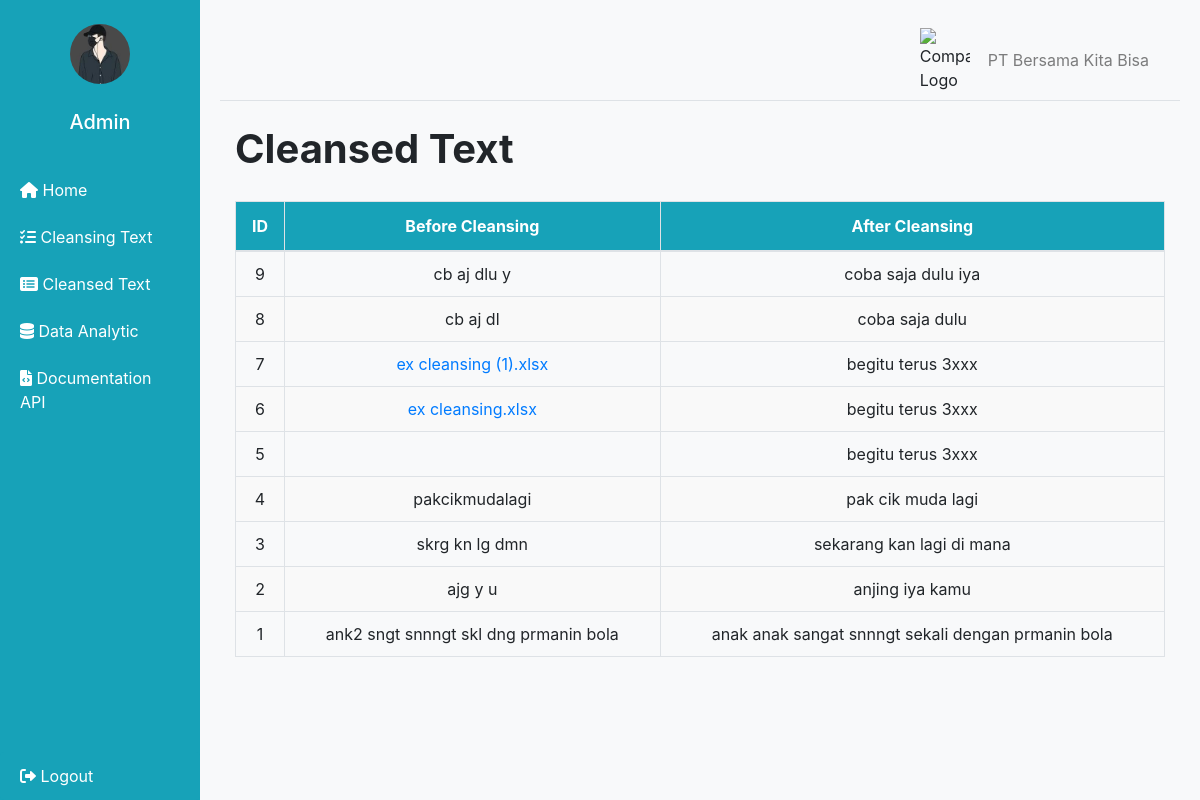
The app's page /normalisasi_list (signed in), older data.
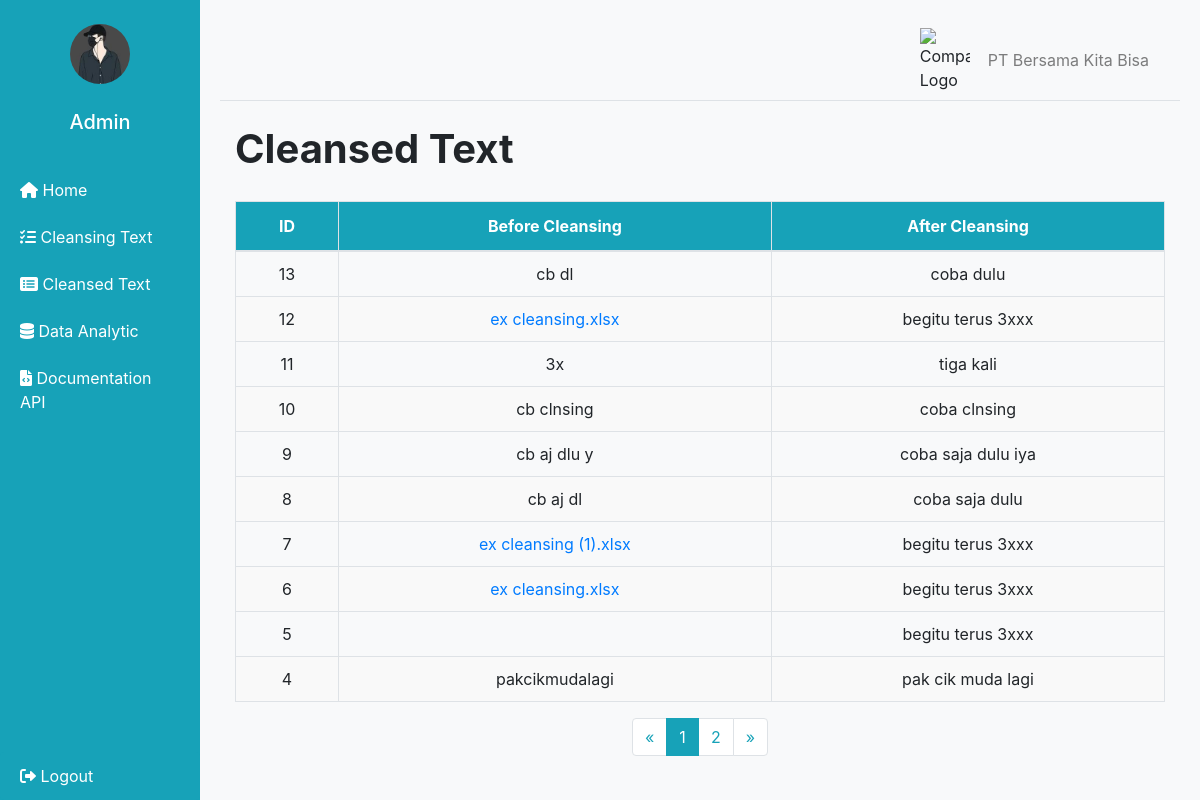
The same page, newer data.
### tables this page shows
CREATE TABLE normalisasi (
            id INTEGER PRIMARY KEY AUTOINCREMENT,
            input_text TEXT NOT NULL,
            output_text TEXT NOT NULL
        );

### app.py (the view)
@app.route('/normalisasi_list')
def normalisasi_list():
    if 'username' not in session:
        return redirect(url_for('login'))
    try:
        page, per_page, offset = get_page_args(page_parameter='page', per_page_parameter='per_page')
        conn = sqlite3.connect('normalisasi.db')
        c = conn.cursor()
        c.execute('SELECT * FROM normalisasi ORDER BY id DESC LIMIT ? OFFSET ?', (per_page, offset))
        rows = c.fetchall()
        c.execute('SELECT COUNT(*) FROM normalisasi')
        total = c.fetchone()[0]
        conn.close()
        result = []
        for row in rows:
            is_file = row[1].endswith('.txt') or row[1].endswith('.xls') or row[1].endswith('.xlsx')
            result.append({'id': row[0], 'input_text': row[1], 'output_text': row[2], 'is_file': is_file})
        pagination = Pagination(page=page, per_page=per_page, total=total, css_framework='bootstrap4')
        return render_template('normalisasi_list.html',
                               normalisasi_list=result,
                               page=page,
                               per_page=per_page,
                               pagination=pagination)
    except Exception as e:
        print(e)
        return str(e), 500

### app.py (called while the page is built)
@app.before_request
def before_request():
    if 'username' not in session and request.endpoint not in ['login', 'static']:
        return redirect(url_for('login'))

### templates/normalisasi_list.html (shortened to what this page needs)
<!DOCTYPE html>
<html lang="en">
<head>
    <link rel="stylesheet" href="https://maxcdn.bootstrapcdn.com/bootstrap/4.0.0/css/bootstrap.min.css">
    <link href="{{ url_for('static', filename='css/dashboard.css') }}" rel="stylesheet">
    <link rel="stylesheet" href="https://cdnjs.cloudflare.com/ajax/libs/font-awesome/6.0.0-beta3/css/all.min.css">
</head>
<body>
    <div class="d-flex" id="wrapper">
        <div id="sidebar-wrapper">
            <div class="sidebar-heading text-white py-4">
                <img src="{{ url_for('static', filename='img/profile.jpg') }}" alt="Profile Image" class="profile-image">
                <h5 class="mt-3">Admin</h5>
            </div>
            <div class="list-group list-group-flush">
                <a href="/" class="list-group-item list-group-item-action text-white"><i class="fas fa-home"></i> Home</a>
                <a href="/process_normalisasi" data-toggle="modal" data-target="#normalisasiModal" class="list-group-item list-group-item-action text-white"><i class="fas fa-tasks"></i> Cleansing Text</a>
                <a href="/normalisasi_list" class="list-group-item list-group-item-action text-white"><i class="fas fa-list-alt"></i> Cleansed Text</a>
                <a href="/saved_charts" class="list-group-item list-group-item-action text-white"><i class="fas fa-database"></i> Data Analytic</a>
                <a href="/documentation_api" class="list-group-item list-group-item-action text-white"><i class="fas fa-file-code"></i> Documentation API</a>
            </div>
            <div>
                <a href="#" data-toggle="modal" data-target="#logoutModal" class="list-group-item list-group-item-action text-white"><i class="fas fa-sign-out-alt"></i> Logout</a>
            </div>
        </div>
        <div id="page-content-wrapper" class="container-fluid">
            <nav class="navbar navbar-expand-lg navbar-light bg-light border-bottom">
                <div class="container-fluid">
                    <div class="d-flex align-items-center w-100" style="justify-content: flex-end;">
                        <img src="{{ url_for('static', filename='img/company_logo.png') }}" alt="Company Logo" class="company-logo">
                        <span class="navbar-text ml-2">
                            PT Bersama Kita Bisa
                        </span>
                    </div>
                </div>
            </nav>
            <div class="container-fluid">
                <h1 class="mt-4">Cleansed Text</h1>
                <div class="table-responsive">
                    <table class="table table-bordered table-hover">
                        <thead>
                            <tr>
                                <th>ID</th>
                                <th>Before Cleansing</th>
                                <th>After Cleansing</th>
                            </tr>
                        </thead>
                        <tbody>
                            {% for item in normalisasi_list %}
                            <tr>
                                <td>{{ item.id }}</td>
                                <td>
                                    {% if item.is_file %}
                                    <a href="{{ url_for('download_file', filename=item.input_text) }}">{{ item.input_text }}</a>
                                    {% else %}
                                    {{ item.input_text }}
                                    {% endif %}
                                </td>
                                <td>{{ item.output_text }}</td>
                            </tr>
                            {% endfor %}
                        </tbody>
                    </table>
                </div>
                <div class="d-flex justify-content-center">
                    {{ pagination.links }}
                </div>
            </div>
        </div>
    </div>
</body>
</html>

### static/css/dashboard.css (style rules this page uses)
body { margin: 0; padding: 0; height: 100%; background-color: #f8f9fa; }
#sidebar-wrapper { min-height: 100vh; background-color: #17a2b8; color: #fff; display: flex; flex-direction: column; position: fixed; top: 0; left: 0; width: 200px; height: 100vh; overflow-y: auto; }
#wrapper { position: center; display: flex; width: 100%; align-items: stretch; }
#page-content-wrapper { padding: 20px; margin-left: 200px; width: calc(100% - 200px); }
.list-group-flush { flex-grow: 1; }
#page-content-wrapper { flex: 1; padding: 20px; }
.list-group-item { border: none; background-color: #17a2b8; color: white; }
.sidebar-heading { text-align: center; padding: 1.5rem 1.5rem; font-size: 1.25rem; display: flex; flex-direction: column; align-items: center; }
.sidebar-heading .profile-image { width: 60px; height: 60px; border-radius: 50%; margin-bottom: 10px; }
.container-fluid { position: center; }
.container-fluid h1 { font-size: 2.5rem; font-weight: 700; }
.company-logo { width: 50px; height: auto; margin-right: 10px; }

### templates/normalisasi_list.html (style rules this page uses)
.pagination a, .pagination li { color: #17a2b8 !important; }
.pagination .page-item.active .page-link { background-color: #17a2b8 !important; border-color: #17a2b8 !important; color: white !important; }
.table { margin-top: 20px; }
.table thead th { background-color: #17a2b8; color: white; text-align: center; }
.table tbody td { text-align: center; vertical-align: middle; padding: 10px; }
.table tbody tr:nth-child(even) { background-color: #f9f9f9; }

Row changes from the older to the newer data that the page shows:
no longer on this page (row unchanged): normalisasi: id "3", input_text "skrg kn lg dmn", output_text "sekarang kan lagi di mana"
no longer on this page (row unchanged): normalisasi: id "2", input_text "ajg y u", output_text "anjing iya kamu"
no longer on this page (row unchanged): normalisasi: id "1", input_text "ank2 sngt snnngt skl dng prmanin bola", output_text "anak anak sangat snnngt sekali dengan prmanin bola"
added normalisasi: id "13", input_text "cb dl", output_text "coba dulu"
added normalisasi: id "12", input_text "ex cleansing.xlsx", output_text "begitu terus 3xxx"
added normalisasi: id "11", input_text "3x", output_text "tiga kali"
added normalisasi: id "10", input_text "cb clnsing", output_text "coba clnsing"
Text that changed along with them:
{{ pagination.links }}: (not shown) → "« 1 2 »"
